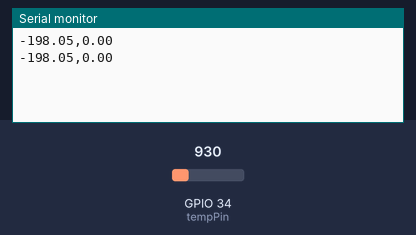
Bench run of a sketch on a simulated ESP32. Parts: the last lines printed to the serial monitor. Inputs (shaded band) come from the test bench; at power-on: GPIO 34 (tempPin) = 930.

Above: at 6.2 s.
6.3 s: GPIO 34 (tempPin) set to 1004
At 7.5 s:
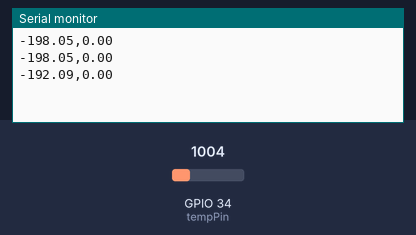
7.8 s: GPIO 34 (tempPin) set to 1069
At 8.9 s:
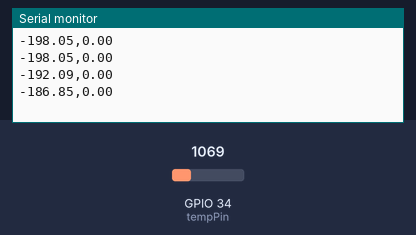
Timing chart, 0 to 10.8 s (numbered marks = the images above; inputs shaded):
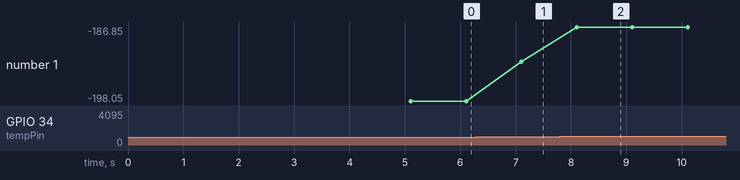

Measured:
- after the input at 6.3 s, the serial monitor: prints a new line after 0.81 s (image 1)
- after the input at 7.8 s, the serial monitor: prints a new line after 0.31 s (image 2)
- plotted number 1: -198.05 → -192.09 after the input at 6.3 s, -192.09 → -186.85 after the input at 7.8 s

The sketch:

esp32_logger.ino
```cpp
// Pins
const int tempPin = 34;

unsigned long startTime;
unsigned long lastSampleTime = 0;
const int sampleInterval = 1000; // 1 second

void setup() {
  Serial.begin(115200);
  delay(5000); // Short delay to open Serial Monitor

  startTime = millis();
}

void loop() {
  unsigned long currentTime = millis();

  // Check if 1 second has passed
  if (currentTime - lastSampleTime >= sampleInterval) {
    lastSampleTime = currentTime;

    // --- 1. Averaging Logic ---
    int numSamples = 50;
    long sumADC = 0;
    for(int i = 0; i < numSamples; i++) {
      sumADC += analogRead(tempPin);
      delay(2); // Tiny delay between samples for stability
    }
    float averageADC = (float)sumADC / numSamples;

    // --- 2. Conversion ---
    float voltage = averageADC * (3.3 / 4095.0);
    // Note: Ensure this formula matches your sensor (e.g., LM35, TMP36, etc.)
    float tempC = (voltage * 100.0) - 273.0;

    // --- 3. Fan Voltage Logic ---
    float fanVoltage = 0;
    // 10 seconds after boot, turn on fan
    if (currentTime - startTime >= 10000) {
      fanVoltage = 11;           //change fan voltage here
    } else {
      fanVoltage = 0;
    }

    // --- 4. Output for MATLAB ---
    Serial.print(tempC);
    Serial.print(",");
    Serial.println(fanVoltage);
  }
}
```
